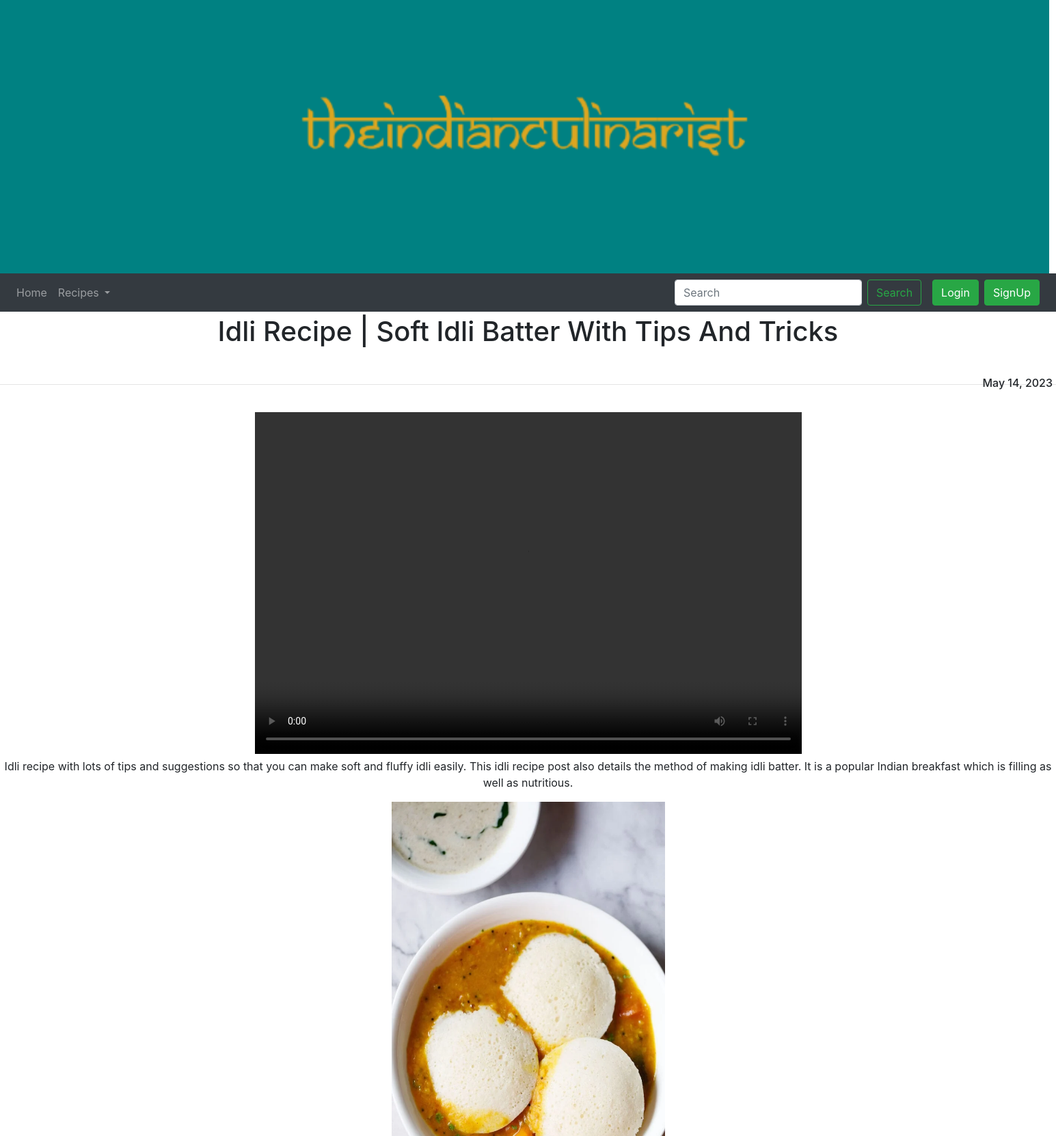
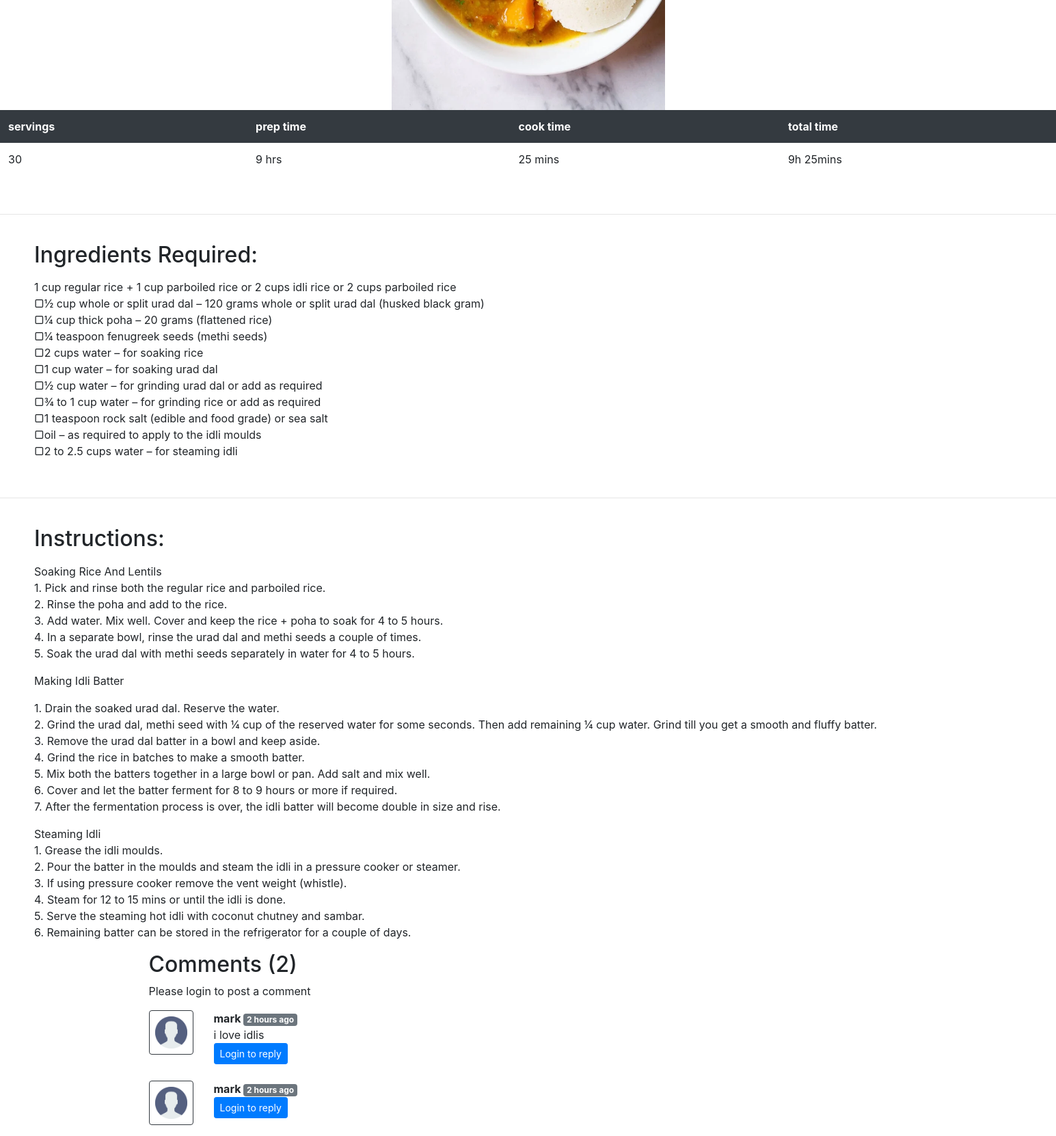
Page /display/Idli Recipe | Soft Idli Batter With Tips And Tricks on the committed database (2 pictures, top to bottom).
### app/models.py (models this page shows, shortened)
class recipe(models.Model):
    region=models.CharField(max_length=100)
    title =models.CharField(max_length=100)
    image=models.ImageField(upload_to='images',default="")
    date=models.DateField()
    desc =models.TextField()
    ratings =models.FloatField()
    video =models.FileField(upload_to='videos')

class recipe_card(models.Model):
    myfk=models.ForeignKey(recipe,on_delete=models.CASCADE,default="")
    preptime =models.CharField(max_length=100)
    cooktime =models.CharField(max_length=100)
    totaltime =models.CharField(max_length=100)
    servings =models.CharField(max_length=100)
    instructions =models.TextField()
    ingredients=models.TextField(default="")

class Comment(models.Model):
    sno= models.AutoField(primary_key=True)
    comments=models.TextField()
    user=models.ForeignKey(User, on_delete=models.CASCADE)
    post=models.ForeignKey(recipe, on_delete=models.CASCADE)
    parent=models.ForeignKey('self',on_delete=models.CASCADE, null=True )
    timestamp= models.DateTimeField(default=now)

### app/views.py (the view, shortened to what this page needs)
# urls.py: path('display/<topic>', views.display,name="display")
def display(request,topic):
    article=recipe.objects.get(title=topic)
    card=recipe_card.objects.get(myfk=article)
    comments= Comment.objects.filter(post=article,parent=None)
    replies= Comment.objects.filter(post=article).exclude(parent=None)
    replyDict={}
    for reply in replies:
        if reply.parent.sno not in replyDict.keys():
            replyDict[reply.parent.sno]=[reply]
        else:
            replyDict[reply.parent.sno].append(reply)
    return render(request,'app/display.html',{"article":article,"card":card,'comments': comments, 'user': request.user,'replyDict': replyDict})

### app/templatetags/extras.py (called while the page is built)
@register.filter(name='get_val')
def get_val(dict, key):
    return dict.get(key)

### app/templates/app/display.html (shortened to what this page needs)
{% extends 'app/navbar.html' %}
{% block content %}
{% load static %}
{% load humanize %}
{% load extras %}
    <center><h1 style="padding:5px;">{{ article.title }}</h1>
    <br />
    <h6 style="float:right; padding:5px;">{{article.date}} {{article.rating}}</h6>
    <hr />
    <br />
    <video width="800" height="500" controls>
      <source src="/media/{{article.video}}" type="video/mp4">
    </video>
    <p>{{article.desc}}</p>
    <img src="/media/{{article.image}}" class="bd-placeholder-img" width="400" height="650" aria-label="Placeholder: Thumbnail">
    <table class="table table-borderless">
      <thead class="table-dark">
        <tr>
          <th scope="col">servings</th>
          <th scope="col">prep time</th>
          <th scope="col">cook time</th>
          <th scope="col">total time</th>
        </tr>
      </thead>
      <tbody>
        <tr>
          <td>{{card.servings}}</td>
          <td>{{card.preptime}}</td>
          <td>{{card.cooktime}}</td>
          <td>{{card.totaltime}}</td>
        </tr>
      </tbody>
    </table>
    <br />
    <hr />
    <br /></center>
    <div   style="margin-left:50px;">
        <h2>Ingredients Required:</h2>
    <p>{{card.ingredients|linebreaks}}</p>
       </div>
    <br />
     <hr />
    <br />
    <div   style="margin-left:50px;">
        <h2>Instructions:</h2>
        <p>{{card.instructions|linebreaks}}</p>
    </div>
    <div class="container">
    <h2> Comments ({{comments.count}}) </h2>
    <div class="my-2">
        {% if user.is_authenticated %}
        <form action="" method="post">
            {% csrf_token %}
            <div class="form-group">
                <label for="exampleInputEmail1">Post Comment </label>
                <input type="text" class="form-control" name="comment" placeholder="Enter comment here">
            </div>
            <input type="hidden" name="parentSno" value="">
            <button type="submit" class="btn btn-primary">Submit</button>
        </form>
        {% else %}
        Please login to post a comment
        {% endif %}
    </div>
    {% for comment in comments %}
    <div class="row my-3">
        <div class="col-md-1  ">
            <img class="rounded mx-auto d-block w-100 border border-dark p-2" src="{% static 'images/user.png' %}" alt="user">
        </div>
        <div class="col-md-11 ">
            <b> {{comment.user.username}} </b> <span class="badge badge-secondary ">{{comment.timestamp|naturaltime}}</span>
            <div>{{comment.comments}}</div>
            <div class="reply mx-0">
                {% if user.is_authenticated %}
                <button class="btn btn-sm btn-primary" type="button" data-toggle="collapse" data-target="#replyBox{{comment.sno}}" aria-expanded="false" aria-controls="replyBox{{comment.sno}}">
                    Reply
                </button>
                <div class="collapse" id="replyBox{{comment.sno}}">
                    <div class="card card-body my-2">
                        <form action="" method="post">
                            {% csrf_token %}
                            <div class="form-group">
                                <label for="comment">Post a reply </label>
                                <input type="text" class="form-control" name="comment" placeholder="Enter comment here">
                                <input type="hidden" name="parentSno" value="{{comment.sno}}">
                            </div>
                            <button type="submit" class="btn btn-primary">Submit</button>
                        </form>
                    </div>
                </div>
                {% else %}
                <button class="btn btn-sm btn-primary" type="button" data-toggle="collapse" data-target="#replyBox{{comment.sno}}" aria-expanded="false" aria-controls="replyBox{{comment.sno}}">
                    Login to reply
                </button>
                {% endif %}
            </div>
        </div>
    </div>
    {% endfor %}
    </div>
{% endblock %}

### rows in the picture
recipe: title "Idli Recipe | Soft Idli Batter With Tips And Tricks", date "May 14, 2023", desc "Idli recipe with lots of tips and suggestions so that you can make soft and fluffy idli easily. This idli recipe post also details the method of making idli batter. It is a popular Indian breakfast which is filling as well as nutritious.", image (picture)
recipe_card: servings "30", preptime "9 hrs", cooktime "25 mins", totaltime "9h 25mins", ingredients "1 cup regular rice + 1 cup parboiled rice or 2 cups idli rice or 2 cups parboiled rice ▢½ cup whole or split urad dal – 120 grams whole or split urad dal (husked black gram) ▢¼ cup thick poha – 20 grams (flattened rice) ▢¼ teaspoon fenugreek seeds (methi seeds) ▢2 cups water – for soaking rice ▢1 cup water – for soaking urad dal ▢½ cup water – for grinding urad dal or add as required ▢¾ to 1 cup water – for grinding rice or add as required ▢1 teaspoon rock salt (edible and food grade) or sea salt ▢oil – as required to apply to the idli moulds ▢2 to 2.5 cups water – for steaming idli", instructions "Soaking Rice And Lentils 1. Pick and rinse both the regular rice and parboiled rice. 2. Rinse the poha and add to the rice. 3. Add water. Mix well. Cover and keep the rice + poha to soak for 4 to 5 hours. 4. In a separate bowl, rinse the urad dal and methi seeds a couple of times. 5. Soak the urad dal with methi seeds separately in water for 4 to 5 hours. Making Idli Batter 1. Drain the soaked urad dal. Reserve the water. 2. Grind the urad dal, methi seed with ¼ cup of the reserved water for some seconds. Then add remaining ¼ cup water. Grind till you get a smooth and fluffy batter. 3. Remove the urad dal batter in a bowl and keep aside. 4. Grind the rice in batches to make a smooth batter.…"
Comment: user.username "mark", timestamp "2 hours ago", comments "i love idlis"
Comment: user.username "mark", timestamp "2 hours ago"

### other values in the picture
{{ comments.count }} "2"
